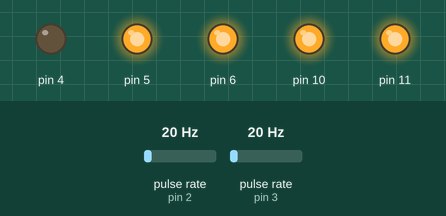
The sketch below on a simulated Arduino Uno, built with avr-gcc and run on an emulated ATmega328P. Parts: output pins drawn as LEDs (lit = HIGH). Wiring (inferred from the names in the program): 2 × pulse sensor: data pin 2 / data pin 3. The test bench sets the inputs (shaded band); at power-on: pulse rate (sensors on pin 2, pin 3) 20 Hz.

Above: at 0.1 s.
At 5.1 s:
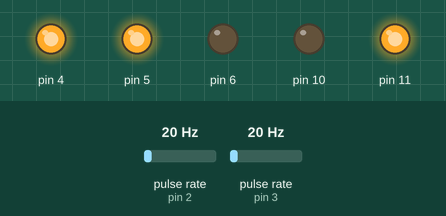
Timing chart, 0 to 6.6 s (numbered marks = the images above):
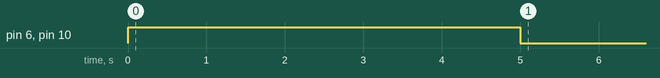

The sketch:

main.ino
```cpp
#include "config.hpp"
#include "encoder.hpp"
#include "motor.hpp"
#include "driveunit.hpp"


// Motors, Encoders and DriveUnits
Encoder leftEncoder(leftEncoderA);
Motor leftMotor(leftMotorIn1, leftMotorIn2, enable);
DriveUnit leftDriveUnit(leftMotor, leftEncoder, ticksPerRevolution, maxSpeedRPM);

Encoder rightEncoder(rightEncoderA);
Motor rightMotor(rightMotorIn1, rightMotorIn2, enable);
DriveUnit rightDriveUnit(rightMotor, rightEncoder, ticksPerRevolution, maxSpeedRPM);

// Left and right encoder Interrupt Service Routines (increment tick count)
void leftEncoderISR() {
  leftEncoder.update();
}

void rightEncoderISR() {
  rightEncoder.update();
}


void setup() {

  Serial.begin(115200);

  // Encoders setup
  attachInterrupt(digitalPinToInterrupt(leftEncoderA), leftEncoderISR, RISING);
  attachInterrupt(digitalPinToInterrupt(rightEncoderA), rightEncoderISR, RISING);

  // Flip the left motor such that both motors spin on the same direction going forward and backward
  rightMotor.flip();

  // Test the hardware
  // selfTest();
  //leftDriveUnit.disablePID();
  //rightDriveUnit.disablePID();

  // Wait 10 seconds before driving forward
  delay(5000);

  // Set the gains
  float Kp = 2.0;
  float Ki = 2.0;
  float Kd = 0.2;
  leftDriveUnit.setGains(Kp, Ki, Kd);
  rightDriveUnit.setGains(Kp, Ki, Kd);

  float targetRPM = 20;

  leftDriveUnit.enable();
  leftDriveUnit.setTargetRPM(targetRPM);

  rightDriveUnit.enable();
  rightDriveUnit.setTargetRPM(targetRPM);
}

void loop() {


  leftDriveUnit.update();
  rightDriveUnit.update();

  /*
  Serial.print("YMin:");
  Serial.print(0);
  Serial.print(",");
  Serial.print("YMax:");
  Serial.print(maxSpeedRPM);
  Serial.print(",");

  Serial.print("Left:");
  Serial.print(leftDriveUnit.getCurrentRPM());
  Serial.print(",");
  Serial.print("Right:");
  Serial.println(rightDriveUnit.getCurrentRPM());
  */

  delay(50);
}

void selfTest() {
  /**
   * Perform a basic hardware test
   */

  // Enable the motors
  leftMotor.enable();
  rightMotor.enable();

  // Reset just in case
  leftEncoder.reset();
  rightEncoder.reset();

  Serial.print("Left encoder ticks: ");
  Serial.println(leftEncoder.getTicks());

  // Test left motor spinning forward with increasing speed
  Serial.println("Spinning left motor forward...");
  for (int i = 0; i < 255; i++) {
    leftMotor.drive(i / 255.0);
    delay(50);
  }

  // Test left encoder registered a change
  Serial.print("Left encoder ticks: ");
  Serial.println(leftEncoder.getTicks());

  // Test left motor spinning in the opposite direction
  Serial.println("Spinning left motor backward...");
  leftMotor.flip();
  for (int i = 0; i < 255; i++) {
    leftMotor.drive(i / 255.0);
    delay(50);
  }

  // Test left encoder is more or less doubled (we are using a single channel, the encoder will simply increment the counter)
  Serial.print("Left encoder ticks: ");
  Serial.println(leftEncoder.getTicks());

  // Stop the motor
  leftMotor.brake();

  // Repeat the tests for the right motor

  Serial.print("Right encoder ticks: ");
  Serial.println(rightEncoder.getTicks());

  Serial.println("Spinning right motor forward...");
  for (int i = 0; i < 255; i++) {
    rightMotor.drive(i / 255.0);
    delay(50);
  }

  Serial.print("Right encoder ticks: ");
  Serial.println(rightEncoder.getTicks());

  Serial.println("Spinning right motor backward...");
  rightMotor.flip();
  for (int i = 0; i < 255; i++) {
    rightMotor.drive(i / 255.0);
    delay(50);
  }

  Serial.print("Right encoder ticks: ");
  Serial.println(rightEncoder.getTicks());

  // Stop the motor
  rightMotor.brake();

  // Reset
  leftMotor.flip();
  rightMotor.flip();
  leftEncoder.reset();
  rightEncoder.reset();

}
```

driveunit.cpp
```cpp
#include "driveunit.hpp"

DriveUnit::DriveUnit(Motor& motor, Encoder& encoder, float ticksPerRevolution, float maxRPM)
  : _motor(motor), _encoder(encoder), _ticksPerRev(ticksPerRevolution), _maxRPM(maxRPM){

}

void DriveUnit::enable() {
  _motor.enable();
}

void DriveUnit::disable() {
  _motor.disable();
}

void DriveUnit::enablePID() {
  _pidenabled = true;
}

void DriveUnit::disablePID() {
  _pidenabled = false;
}

void DriveUnit::setTargetRPM(float rpm) {
  if (rpm > _maxRPM) rpm = _maxRPM;
  if (rpm < -_maxRPM) rpm = -_maxRPM;
  _target = rpm;
}

void DriveUnit::setTargetAngularVelocity(float w) {
  float rpm = w * 60.0f / (2.0f * PI);
  setTargetRPM(rpm);
}

float DriveUnit::getCurrentRPM() const {
  return _output;
}

float DriveUnit::getCurrentAngularVelocity() const {
  return _output * 2.0f * PI / 60.0f;
}

float DriveUnit::getTargetRPM() const {
  return _target;
}

float DriveUnit::getTargetAngularVelocity() const {
  return _target * 2.0f * PI / 60.0f;
}

void DriveUnit::update() {

  unsigned long now = millis();
  float dt = (now - _lastTime) / 1000.0f;

  // Skip loop iteration if too soon or bad update
  if (dt <= 0.0001f || isnan(dt) || isinf(dt)) return;
  _lastTime = now;

  // Measure actual RPM from encoder
  long currentTicks = _encoder.getTicks();
  long tickDelta = currentTicks - _lastTicks;
  _lastTicks = currentTicks;

  float direction = (_target >= 0) ? 1.0f : -1.0f;
  float rawRPM = direction * (tickDelta / _ticksPerRev) * (60.0f / dt);

  // Skip bad RPM measurements
  if (isnan(rawRPM) || isinf(rawRPM)) return;

  // _output = measuredRPM;

  // Apply exponential smoothing (low-pass filter)
  float alpha = 0.1f;
  _output = alpha * rawRPM + (1.0f - alpha) * _output;

  if (_pidenabled) {

    // PID control
    float error = _target - _output;
    _integral += error * dt;
    float derivative = (error - _lastError) / dt;
    _lastError = error;

    // Maybe we can add a feedforward term
    float control = _Kp * error + _Ki * _integral + _Kd * derivative;
    float normalized = control / _maxRPM;

    _motor.drive(normalized);
  } else {
    _motor.drive(_target / _maxRPM);
  }
}


float DriveUnit::getMaxRPM() const {
  return _maxRPM;
}

float DriveUnit::getMaxAngularVelocity() const {
  return _maxRPM * 2.0f * PI / 60.0f;
}

void DriveUnit::setGains(float Kp, float Ki, float Kd) {
  _Kp = Kp;
  _Ki = Ki;
  _Kd = Kd;
}
```

driveunit.hpp
```cpp
#ifndef DRIVEUNIT_H
#define DRIVEUNIT_H

#include "motor.hpp"
#include "encoder.hpp"


class DriveUnit {

  public:

    DriveUnit(Motor& motor, Encoder& encoder, float ticksPerRevolution, float maxRPM);

    void enable();
    void disable();
    void enablePID();
    void disablePID();

    void setTargetRPM(float rpm);
    void setTargetAngularVelocity(float w);
    void update();  // To be called regularly in the loop

    float getTargetRPM() const;
    float getTargetAngularVelocity() const;

    float getCurrentRPM() const;
    float getCurrentAngularVelocity() const;

    float getMaxRPM() const;
    float getMaxAngularVelocity() const;

    void setGains(float kp, float ki, float kd);

  private:

    Motor& _motor;
    Encoder& _encoder;

    // Encoder
    float _ticksPerRev;
    long _lastTicks = 0;

    // Timing
    unsigned long _lastTime;

    // PID controller
    bool _pidenabled = true;
    float _Kp = 2.0;
    float _Ki = 0.05;
    float _Kd = 0.0;

    float _target = 0.0;
    float _output = 0.0;

    float _integral = 0.0;
    float _lastError = 0.0;

    float _maxRPM;
};

#endif
```

encoder.cpp
```cpp
#include "encoder.hpp"

Encoder::Encoder(uint8_t pin): pin(pin), ticks(0) {
  pinMode(pin, INPUT_PULLUP);
}

void Encoder::update() {
  /*
   * Update the encoder ticks. This function should be called inside an interrupt service routine (ISR).
   * It increments the ticks count when the encoder pin state changes.
   */

  // No debounce:
  // ticks ++;

  // Debounce:
  unsigned long now = micros();
  if (now - lastTickMicros > _debounceMicros) {
    ticks++;
    lastTickMicros = now;
  }
}

long Encoder::getTicks() {
  return ticks;
}

void Encoder::reset() {
  ticks = 0;
}

void Encoder::setDebounceMicros(unsigned long debounceMicros) {
  _debounceMicros = debounceMicros;
}
```

encoder.hpp
```cpp
#ifndef ENCODER_H
#define ENCODER_H

#include <Arduino.h>


class Encoder {

  public:

    Encoder(uint8_t pin);

    void setDebounceMicros(unsigned long debounceMicros);
    long getTicks();
    void reset();
    void update();

  private:

    volatile long ticks;
    uint8_t pin;

    // Software debouncing
    volatile unsigned long lastTickMicros;
    unsigned long _debounceMicros = 2000;  // 2ms debounce

};

#endif
```

motor.cpp
```cpp
#include "motor.hpp"


Motor::Motor(uint8_t in1Pin, uint8_t in2Pin, uint8_t enablePin)
  : _in1(in1Pin), _in2(in2Pin), _en(enablePin) {
  /*
   * Creates a motor. The input pins (in1 and in2) should be PWM capable.
   * This class abstracts the H-bridge for a single motor. We assume that
   * to assume that the enable pin is shared between all motors
   * on the board, so enabling/disabling it willl affect all of them.
   */
  pinMode(_in1, OUTPUT);
  pinMode(_in2, OUTPUT);
  pinMode(_en, OUTPUT);
  disable(); // default to off

  // Prevent floating pins to make the motor spin if we enable it without issuing a drive velocity
  drive(0);

  // Match 0–255 PWM scale
  // analogWriteRange(_maxPWM);
}

void Motor::enable() {
  digitalWrite(_en, HIGH);
}

void Motor::disable() {
  digitalWrite(_en, LOW);
}

void Motor::flip() {
  /*
   * Flip the motors default direction.
   */
  _flip *= -1;
}

void Motor::drive(float speed) {
  /*
   * Drive the motor at a given speed (range [-1, 1]):
   * -  1 -> full speed forward
   * - -1 -> full speed backward
   * -  0 -> stopped
   */

  // Clamp input to [-1, 1]
  if (speed > 1) speed = 1;
  if (speed < -1) speed = -1;

  // Scale to PWM range
  int pwm = int(fabs(speed) * _maxPWM);

  if (speed * _flip > 0) {
    analogWrite(_in1, pwm);
    digitalWrite(_in2, LOW);
  } else if (speed * _flip < 0) {
    analogWrite(_in2, pwm);
    digitalWrite(_in1, LOW);
  } else {
    brake(); // stop actively
  }
}

void Motor::brake() {
  /*
  Both motor terminals are connected to HIGH (low impedance staste).
  This creates a low-resistance path through the H-bridge,
  rapidly stopping the motor due to back EMF dissipation.
  Motor "locks" in place.
  */
  digitalWrite(_in1, HIGH);
  digitalWrite(_in2, HIGH);
}

void Motor::coast() {
  /*
  Both terminals are set LOW (high impedance state).
  The motor spins freely and slows down gradually.
  No braking force is applied.
  */
  digitalWrite(_in1, LOW);
  digitalWrite(_in2, LOW);
}
```

motor.hpp
```cpp
#ifndef MOTOR_H
#define MOTOR_H

#include <Arduino.h>


class Motor {

  public:

    Motor(uint8_t in1Pin, uint8_t in2Pin, uint8_t enablePin);

    void enable();              // enable the whole board
    void disable();             // disable the whole board
    void flip();

    void drive(float speed);    // speed in RPM (range: [-1, 1])
    void brake();               // short brake
    void coast();               // spin freely

  private:

    uint8_t _in1;
    uint8_t _in2;
    uint8_t _en;

    int8_t _flip = 1;

    static constexpr int _maxPWM = 255;
};

#endif
```

config.hpp
```cpp
// Pinout
const uint8_t leftEncoderA = 2;
const uint8_t leftEncoderB = 7;
const uint8_t leftMotorIn1 = 5;
const uint8_t leftMotorIn2 = 6;

const uint8_t rightEncoderA = 3;
const uint8_t rightEncoderB = 8;
const uint8_t rightMotorIn1 = 10;
const uint8_t rightMotorIn2 = 11;

const uint8_t enable = 4;

// Motor parameters
const int gearRatio = 210;
const int encoderSlots = 3;
const int ticksPerRevolution = encoderSlots * gearRatio;  // Each time the encoder registers 1 tick, the wheel made 1/3 revolution
const int maxSpeedRPM = 70;
```

shiftregister.cpp
```cpp
#include "shiftregister.hpp"

ShiftRegister::ShiftRegister(uint8_t dataPin, uint8_t clockPin, uint8_t latchPin)
    : _dataPin(dataPin), _clockPin(clockPin), _latchPin(latchPin)
{
    pinMode(_dataPin, OUTPUT);
    pinMode(_clockPin, OUTPUT);
    pinMode(_latchPin, OUTPUT);

    // Set all pins low initially
    digitalWrite(_dataPin, LOW);
    digitalWrite(_clockPin, LOW);
    digitalWrite(_latchPin, LOW);
}

void ShiftRegister::send(uint8_t value) {
    /*
     * Send a byte to the shift register. The byte is sent MSB first.
     * It will be latched to the outputs after all bits are sent (8 clock cycles).
     */

    // Start by pulling latch low
    digitalWrite(_latchPin, LOW);

    // Send each bit (MSB first)
    for (int8_t i = 7; i >= 0; --i) {
        bool bit = (value >> i) & 0x01;
        digitalWrite(_dataPin, bit ? HIGH : LOW);
        pulseClock();
    }

    // Latch the data to outputs
    pulseLatch();
}

void ShiftRegister::pulseClock() {
    /*
     * Internal helper to pulse the clock.
     */
    digitalWrite(_clockPin, HIGH);
    delayMicroseconds(1); // Short delay for stability
    digitalWrite(_clockPin, LOW);
}

void ShiftRegister::pulseLatch() {
    /*
     * Internal helper to pulse the latch.
     * This will transfer the data from the shift register to the outputs.
     */
    digitalWrite(_latchPin, HIGH);
    delayMicroseconds(1); // Short delay
    digitalWrite(_latchPin, LOW);
}
```

shiftregister.hpp
```cpp
#ifndef SHIFTREGISTER_HPP
#define SHIFTREGISTER_HPP

#include <Arduino.h>


class ShiftRegister {
public:

    ShiftRegister(uint8_t dataPin, uint8_t clockPin, uint8_t latchPin);

    void send(uint8_t value);

private:

    uint8_t _dataPin;
    uint8_t _clockPin;
    uint8_t _latchPin;

    void pulseClock();
    void pulseLatch();
};

#endif // SHIFTREGISTER_HPP
```

Measured:
- by itself, pin 6, pin 10: HIGH → LOW at 5.0 s
